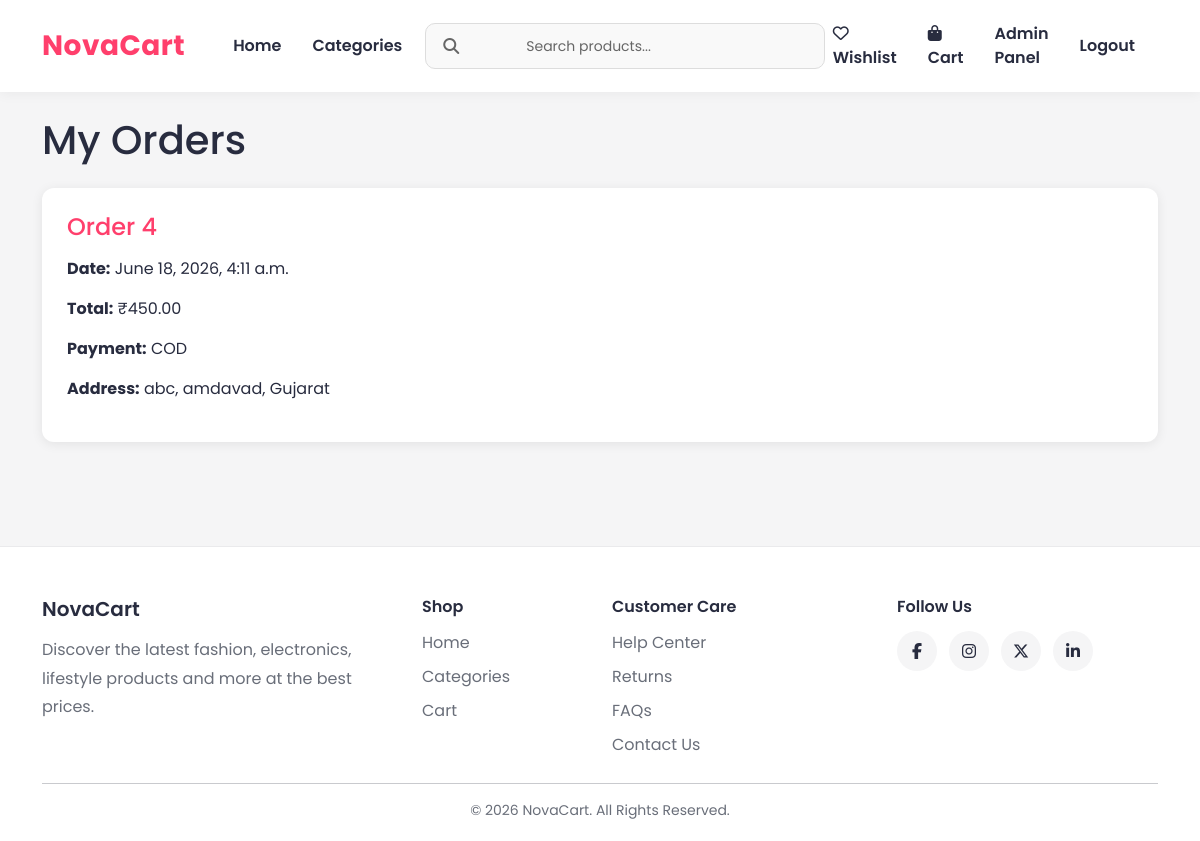
The page /cart/order-history/ (signed in) on the database its author committed.
### order/models.py (models this page shows, shortened)
class Order(models.Model):
    PAYMENT_CHOICES = (
        ('COD', 'Cash On Delivery'),
    )
    STATUS_CHOICES = (
        ('Pending', 'Pending'),
        ('Packed', 'Packed'),
        ('Shipped', 'Shipped'),
        ('Delivered', 'Delivered'),
    )
    user = models.ForeignKey(
        User,
        on_delete=models.CASCADE
    )
    full_name = models.CharField(
        max_length=100
    )
    phone = models.CharField(
        max_length=15
    )
    address = models.TextField()
    city = models.CharField(
        max_length=100
    )
    state = models.CharField(
        max_length=100
    )
    pincode = models.CharField(
        max_length=10
    )
    payment_method = models.CharField(
        max_length=20,
        choices=PAYMENT_CHOICES,
        default='COD'
    )
    total_price = models.DecimalField(
        max_digits=10,
        decimal_places=2
    )
    is_paid = models.BooleanField(
        default=False
    )
    status = models.CharField(
        max_length=20,
        choices=STATUS_CHOICES,
        default='Pending'
    )
    created_at = models.DateTimeField(
        auto_now_add=True
    )

### order/views.py (the view)
@login_required
def order_history(request):
    orders = Order.objects.filter(
        user=request.user
    ).order_by('-created_at')
    return render(
        request,
        'order_history.html',
        {
            'orders': orders
        }
    )

### store/context_processors.py (called while the page is built)
def categories_processor(request):
    return {
        'categories': Categories.objects.all()
    }

### templates/order_history.html (shortened to what this page needs)
{% extends 'base.html' %}
{% block content %}
<h1 class="mb-4">
    My Orders
</h1>
{% if orders %}
{% for order in orders %}
<div class="order-card">
    <h4>
        Order {{ order.id }}
    </h4>
    <p>
        <strong>Date:</strong>
        {{ order.created_at }}
    </p>
    <p>
        <strong>Total:</strong>
        ₹{{ order.total_price }}
    </p>
    <p>
        <strong>Payment:</strong>
        {{ order.payment_method }}
    </p>
    <p>
        <strong>Address:</strong>
        {{ order.address }},
        {{ order.city }},
        {{ order.state }}
    </p>
</div>
{% endfor %}
{% endif %}
{% endblock %}

### static/css/style.css (style rules this page uses)
* { margin:0; padding:0; box-sizing:border-box; }
body { font-family:'Poppins',sans-serif; background:#f5f5f6; color:#282c3f; min-height:100vh; }
.order-card { background:white; padding:25px; border-radius:12px; margin-bottom:20px; box-shadow:0 2px 12px rgba(0,0,0,.08); }
.order-card h4 { color:#ff3f6c; margin-bottom:15px; }

### rows shown on the page
Order: id "4", created_at "June 18, 2026, 4:11 a.m.", total_price "450.00", payment_method "COD", address "abc", city "amdavad", state "Gujarat"
